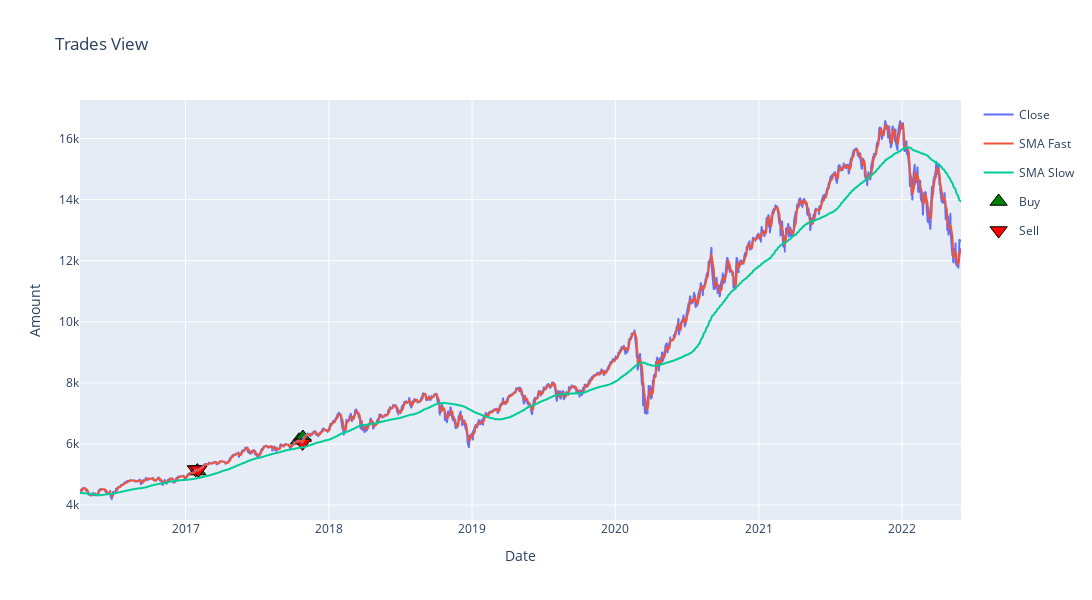

The cell this chart's notebook holds for it:
### Code cell
plot_trades(svm_signals_df, 'NASDAQ 100')

### Figure 1 — Plotly figure (JSON) as saved in the notebook; plotly's stock layout.template omitted (floating-point values rounded to 4 significant figures; data arrays with more than 128 entries replaced by an {"elided": "..."} marker saying what was removed)
{"data": [{"hovertemplate": "variable=Close<br>Date=%{x}<br>value=%{y}<extra></extra>", "legendgroup": "Close", "line": {"color": "#636efa", "dash": "solid"}, "marker": {"symbol": "circle"}, "mode": "lines", "name": "Close", "showlegend": true, "type": "scattergl", "x": {"elided": "1549 str values"}, "xaxis": "x", "y": {"elided": "1549 float values"}, "yaxis": "y"}, {"hovertemplate": "variable=SMA Fast<br>Date=%{x}<br>value=%{y}<extra></extra>", "legendgroup": "SMA Fast", "line": {"color": "#EF553B", "dash": "solid"}, "marker": {"symbol": "circle"}, "mode": "lines", "name": "SMA Fast", "showlegend": true, "type": "scattergl", "x": {"elided": "1549 str values"}, "xaxis": "x", "y": {"elided": "1549 float values"}, "yaxis": "y"}, {"hovertemplate": "variable=SMA Slow<br>Date=%{x}<br>value=%{y}<extra></extra>", "legendgroup": "SMA Slow", "line": {"color": "#00cc96", "dash": "solid"}, "marker": {"symbol": "circle"}, "mode": "lines", "name": "SMA Slow", "showlegend": true, "type": "scattergl", "x": {"elided": "1549 str values"}, "xaxis": "x", "y": {"elided": "1549 float values"}, "yaxis": "y"}, {"hovertemplate": "variable=Buy<br>Date=%{x}<br>value=%{y}<extra></extra>", "legendgroup": "Buy", "marker": {"color": "green", "line": {"color": "black", "width": 1}, "size": 15, "symbol": "triangle-up"}, "mode": "markers", "name": "Buy", "orientation": "v", "showlegend": true, "type": "scatter", "x": ["2017-01-31T00:00:00", "2017-10-17T00:00:00", "2017-10-27T00:00:00"], "xaxis": "x", "y": [5117.0, 6123.0, 6213.0], "yaxis": "y"}, {"hovertemplate": "variable=Sell<br>Date=%{x}<br>value=%{y}<extra></extra>", "legendgroup": "Sell", "marker": {"color": "red", "line": {"color": "black", "width": 1}, "size": 15, "symbol": "triangle-down"}, "mode": "markers", "name": "Sell", "orientation": "v", "showlegend": true, "type": "scatter", "x": ["2017-01-27T00:00:00", "2017-02-03T00:00:00", "2017-10-26T00:00:00"], "xaxis": "x", "y": [5168.0, 5162.0, 6038.0], "yaxis": "y"}], "layout": {"height": 600, "title": {"text": "Trades View"}, "width": 1200, "xaxis": {"title": {"text": "Date"}}, "yaxis": {"title": {"text": "Amount"}}}}
